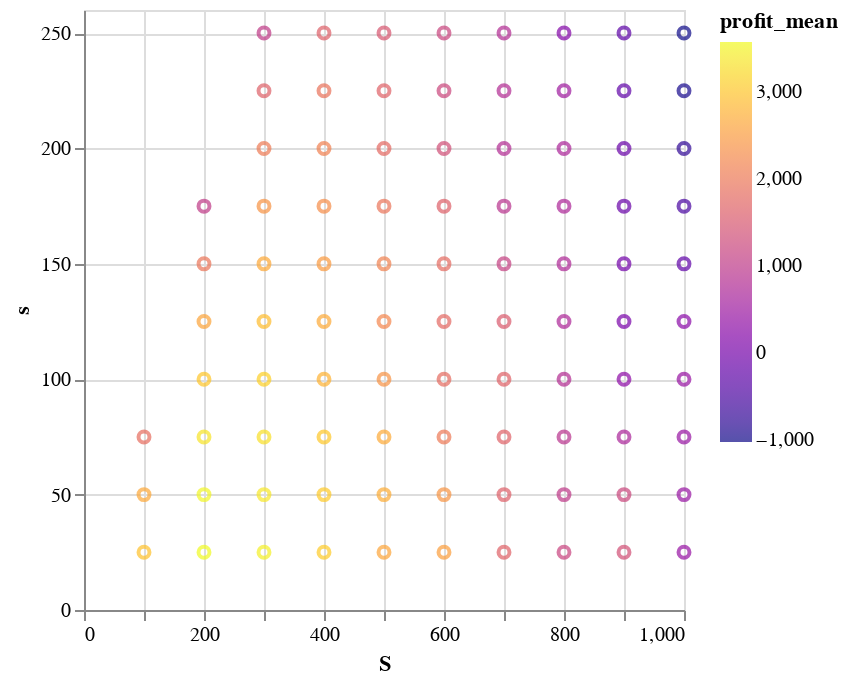

Notebook code cell kept with this figure:
### Code cell
# using PyPlot
# using PyCall 

using VegaLite
df |> @vlplot(:point, x=:S, y=:s, color={:profit_mean, scale={scheme=:plasma}})

# scatter(df.S[more500],
#         df.s[more500], 
#         c=df.profit_mean[more500] )
# xlabel("S - target wharehouse stock ")
# ylabel("s - reorder point")
# colorbar()
# title("Profits")

# scatter(df.S[Not(more500)],
#         df.s[Not(more500)], 
#         c="gray")
# show()

### Figure 1 — Vega-Lite specification as saved in the notebook (floating-point values rounded to 4 significant figures)
{"data": {"values": [{"N": 100, "S": 100, "lost_mean": 216.7, "lost_std": 86.95, "m": 90, "profit_mean": 2971.0, "profit_std": 188.0, "s": 25}, {"N": 100, "S": 200, "lost_mean": 118.9, "lost_std": 62.05, "m": 90, "profit_mean": 3580.0, "profit_std": 143.2, "s": 25}, {"N": 100, "S": 300, "lost_mean": 81.2, "lost_std": 61.19, "m": 90, "profit_mean": 3488.0, "profit_std": 233.7, "s": 25}, {"N": 100, "S": 400, "lost_mean": 60.11, "lost_std": 45.89, "m": 90, "profit_mean": 3081.0, "profit_std": 179.8, "s": 25}, {"N": 100, "S": 500, "lost_mean": 50.72, "lost_std": 46.58, "m": 90, "profit_mean": 2631.0, "profit_std": 167.0, "s": 25}, {"N": 100, "S": 600, "lost_mean": 34.57, "lost_std": 38.67, "m": 90, "profit_mean": 2547.0, "profit_std": 258.5, "s": 25}, {"N": 100, "S": 700, "lost_mean": 33.52, "lost_std": 31.95, "m": 90, "profit_mean": 1684.0, "profit_std": 168.9, "s": 25}, {"N": 100, "S": 800, "lost_mean": 32.05, "lost_std": 34.97, "m": 90, "profit_mean": 1201.0, "profit_std": 281.2, "s": 25}, {"N": 100, "S": 900, "lost_mean": 30.45, "lost_std": 37.83, "m": 90, "profit_mean": 1367.0, "profit_std": 302.6, "s": 25}, {"N": 100, "S": 1000, "lost_mean": 24.22, "lost_std": 28.8, "m": 90, "profit_mean": 419.8, "profit_std": 221.2, "s": 25}, {"N": 100, "S": 100, "lost_mean": 118.7, "lost_std": 73.55, "m": 90, "profit_mean": 2661.0, "profit_std": 141.7, "s": 50}, {"N": 100, "S": 200, "lost_mean": 49.21, "lost_std": 49.33, "m": 90, "profit_mean": 3534.0, "profit_std": 159.4, "s": 50}, {"N": 100, "S": 300, "lost_mean": 44.28, "lost_std": 55.6, "m": 90, "profit_mean": 3395.0, "profit_std": 188.3, "s": 50}, {"N": 100, "S": 400, "lost_mean": 37.86, "lost_std": 48.18, "m": 90, "profit_mean": 3061.0, "profit_std": 190.9, "s": 50}, {"N": 100, "S": 500, "lost_mean": 21.04, "lost_std": 31.87, "m": 90, "profit_mean": 2722.0, "profit_std": 214.7, "s": 50}, {"N": 100, "S": 600, "lost_mean": 16.11, "lost_std": 27.83, "m": 90, "profit_mean": 2407.0, "profit_std": 282.1, "s": 50}, {"N": 100, "S": 700, "lost_mean": 20.11, "lost_std": 29.27, "m": 90, "profit_mean": 1643.0, "profit_std": 171.3, "s": 50}, {"N": 100, "S": 800, "lost_mean": 18.19, "lost_std": 32.82, "m": 90, "profit_mean": 1014.0, "profit_std": 189.3, "s": 50}, {"N": 100, "S": 900, "lost_mean": 13.63, "lost_std": 25.36, "m": 90, "profit_mean": 1232.0, "profit_std": 324.8, "s": 50}, {"N": 100, "S": 1000, "lost_mean": 9.96, "lost_std": 26.5, "m": 90, "profit_mean": 435.8, "profit_std": 259.2, "s": 50}, {"N": 100, "S": 100, "lost_mean": 74.03, "lost_std": 56.15, "m": 90, "profit_mean": 1855.0, "profit_std": 251.1, "s": 75}, {"N": 100, "S": 200, "lost_mean": 24.44, "lost_std": 32.93, "m": 90, "profit_mean": 3346.0, "profit_std": 164.2, "s": 75}, {"N": 100, "S": 300, "lost_mean": 14.97, "lost_std": 26.36, "m": 90, "profit_mean": 3300.0, "profit_std": 171.8, "s": 75}, {"N": 100, "S": 400, "lost_mean": 6.17, "lost_std": 14.59, "m": 90, "profit_mean": 3036.0, "profit_std": 209.7, "s": 75}, {"N": 100, "S": 500, "lost_mean": 7.34, "lost_std": 24.49, "m": 90, "profit_mean": 2687.0, "profit_std": 239.6, "s": 75}, {"N": 100, "S": 600, "lost_mean": 9.68, "lost_std": 26.74, "m": 90, "profit_mean": 2028.0, "profit_std": 263.9, "s": 75}, {"N": 100, "S": 700, "lost_mean": 7.85, "lost_std": 21.54, "m": 90, "profit_mean": 1679.0, "profit_std": 207.2, "s": 75}, {"N": 100, "S": 800, "lost_mean": 11.43, "lost_std": 24.39, "m": 90, "profit_mean": 914.7, "profit_std": 153.5, "s": 75}, {"N": 100, "S": 900, "lost_mean": 4.52, "lost_std": 15.27, "m": 90, "profit_mean": 682.5, "profit_std": 436.0, "s": 75}, {"N": 100, "S": 1000, "lost_mean": 3.27, "lost_std": 14.69, "m": 90, "profit_mean": 439.7, "profit_std": 268.4, "s": 75}, {"N": 100, "S": 200, "lost_mean": 20.08, "lost_std": 32.72, "m": 90, "profit_mean": 3020.0, "profit_std": 160.1, "s": 100}, {"N": 100, "S": 300, "lost_mean": 5.76, "lost_std": 15.63, "m": 90, "profit_mean": 3120.0, "profit_std": 168.2, "s": 100}, {"N": 100, "S": 400, "lost_mean": 6.26, "lost_std": 17.33, "m": 90, "profit_mean": 2795.0, "profit_std": 187.5, "s": 100}, {"N": 100, "S": 500, "lost_mean": 5.26, "lost_std": 26.62, "m": 90, "profit_mean": 2386.0, "profit_std": 263.1, "s": 100}, {"N": 100, "S": 600, "lost_mean": 2.97, "lost_std": 13.15, "m": 90, "profit_mean": 1829.0, "profit_std": 170.4, "s": 100}, {"N": 100, "S": 700, "lost_mean": 0.49, "lost_std": 2.714, "m": 90, "profit_mean": 1684.0, "profit_std": 251.0, "s": 100}, {"N": 100, "S": 800, "lost_mean": 5.79, "lost_std": 19.28, "m": 90, "profit_mean": 814.1, "profit_std": 186.5, "s": 100}, {"N": 100, "S": 900, "lost_mean": 2.51, "lost_std": 7.849, "m": 90, "profit_mean": 293.4, "profit_std": 355.2, "s": 100}, {"N": 100, "S": 1000, "lost_mean": 2.53, "lost_std": 12.01, "m": 90, "profit_mean": 428.7, "profit_std": 255.3, "s": 100}, {"N": 100, "S": 200, "lost_mean": 9.32, "lost_std": 21.77, "m": 90, "profit_mean": 2615.0, "profit_std": 187.4, "s": 125}, {"N": 100, "S": 300, "lost_mean": 2.89, "lost_std": 12.87, "m": 90, "profit_mean": 2913.0, "profit_std": 175.1, "s": 125}, {"N": 100, "S": 400, "lost_mean": 4.37, "lost_std": 18.41, "m": 90, "profit_mean": 2680.0, "profit_std": 174.4, "s": 125}, {"N": 100, "S": 500, "lost_mean": 3.27, "lost_std": 18.35, "m": 90, "profit_mean": 2228.0, "profit_std": 205.3, "s": 125}, {"N": 100, "S": 600, "lost_mean": 0.92, "lost_std": 5.365, "m": 90, "profit_mean": 1772.0, "profit_std": 162.0, "s": 125}, {"N": 100, "S": 700, "lost_mean": 0.75, "lost_std": 6.127, "m": 90, "profit_mean": 1546.0, "profit_std": 273.8, "s": 125}, {"N": 100, "S": 800, "lost_mean": 2.17, "lost_std": 11.35, "m": 90, "profit_mean": 722.5, "profit_std": 207.4, "s": 125}, {"N": 100, "S": 900, "lost_mean": 1.94, "lost_std": 8.283, "m": 90, "profit_mean": 59.79, "profit_std": 220.4, "s": 125}, {"N": 100, "S": 1000, "lost_mean": 1.12, "lost_std": 8.36, "m": 90, "profit_mean": 268.2, "profit_std": 409.6, "s": 125}, {"N": 100, "S": 200, "lost_mean": 1.83, "lost_std": 7.364, "m": 90, "profit_mean": 1971.0, "profit_std": 248.2, "s": 150}, {"N": 100, "S": 300, "lost_mean": 2.02, "lost_std": 8.678, "m": 90, "profit_mean": 2672.0, "profit_std": 166.8, "s": 150}, {"N": 100, "S": 400, "lost_mean": 1.22, "lost_std": 6.332, "m": 90, "profit_mean": 2498.0, "profit_std": 185.3, "s": 150}, {"N": 100, "S": 500, "lost_mean": 0.56, "lost_std": 3.304, "m": 90, "profit_mean": 2149.0, "profit_std": 210.3, "s": 150}, {"N": 100, "S": 600, "lost_mean": 1.99, "lost_std": 10.52, "m": 90, "profit_mean": 1815.0, "profit_std": 190.3, "s": 150}, {"N": 100, "S": 700, "lost_mean": 0.28, "lost_std": 1.97, "m": 90, "profit_mean": 1135.0, "profit_std": 327.2, "s": 150}, {"N": 100, "S": 800, "lost_mean": 1.81, "lost_std": 10.05, "m": 90, "profit_mean": 737.3, "profit_std": 205.5, "s": 150}, {"N": 100, "S": 900, "lost_mean": 0.44, "lost_std": 3.211, "m": 90, "profit_mean": -37.01, "profit_std": 181.7, "s": 150}, {"N": 100, "S": 1000, "lost_mean": 1.6, "lost_std": 8.836, "m": 90, "profit_mean": -236.9, "profit_std": 504.6, "s": 150}, {"N": 100, "S": 200, "lost_mean": 3.27, "lost_std": 12.66, "m": 90, "profit_mean": 1035.0, "profit_std": 341.2, "s": 175}, {"N": 100, "S": 300, "lost_mean": 0.71, "lost_std": 3.718, "m": 90, "profit_mean": 2395.0, "profit_std": 204.6, "s": 175}, {"N": 100, "S": 400, "lost_mean": 1.75, "lost_std": 12.91, "m": 90, "profit_mean": 2298.0, "profit_std": 193.7, "s": 175}, {"N": 100, "S": 500, "lost_mean": 0.36, "lost_std": 3.6, "m": 90, "profit_mean": 1958.0, "profit_std": 253.7, "s": 175}, {"N": 100, "S": 600, "lost_mean": 0.67, "lost_std": 4.29, "m": 90, "profit_mean": 1650.0, "profit_std": 249.8, "s": 175}, {"N": 100, "S": 700, "lost_mean": 0.02, "lost_std": 0.2, "m": 90, "profit_mean": 917.8, "profit_std": 235.5, "s": 175}, {"N": 100, "S": 800, "lost_mean": 1.83, "lost_std": 11.84, "m": 90, "profit_mean": 726.0, "profit_std": 225.6, "s": 175}, {"N": 100, "S": 900, "lost_mean": 1.06, "lost_std": 10.6, "m": 90, "profit_mean": -147.6, "profit_std": 192.0, "s": 175}, {"N": 100, "S": 1000, "lost_mean": 1.49, "lost_std": 9.63, "m": 90, "profit_mean": -507.8, "profit_std": 447.0, "s": 175}, {"N": 100, "S": 300, "lost_mean": 0.68, "lost_std": 6.501, "m": 90, "profit_mean": 2052.0, "profit_std": 166.2, "s": 200}, {"N": 100, "S": 400, "lost_mean": 0.82, "lost_std": 5.342, "m": 90, "profit_mean": 2143.0, "profit_std": 205.2, "s": 200}, {"N": 100, "S": 500, "lost_mean": 0.79, "lost_std": 4.759, "m": 90, "profit_mean": 1773.0, "profit_std": 192.5, "s": 200}, {"N": 100, "S": 600, "lost_mean": 1.25, "lost_std": 7.63, "m": 90, "profit_mean": 1365.0, "profit_std": 268.6, "s": 200}, {"N": 100, "S": 700, "lost_mean": 0.72, "lost_std": 4.999, "m": 90, "profit_mean": 807.7, "profit_std": 167.1, "s": 200}, {"N": 100, "S": 800, "lost_mean": 0.33, "lost_std": 2.075, "m": 90, "profit_mean": 690.9, "profit_std": 228.5, "s": 200}, {"N": 100, "S": 900, "lost_mean": 0.38, "lost_std": 2.643, "m": 90, "profit_mean": -141.6, "profit_std": 207.5, "s": 200}, {"N": 100, "S": 1000, "lost_mean": 0.52, "lost_std": 5.2, "m": 90, "profit_mean": -772.4, "profit_std": 332.4, "s": 200}, {"N": 100, "S": 300, "lost_mean": 1.5, "lost_std": 7.679, "m": 90, "profit_mean": 1663.0, "profit_std": 212.2, "s": 225}, {"N": 100, "S": 400, "lost_mean": 0.7, "lost_std": 4.925, "m": 90, "profit_mean": 1931.0, "profit_std": 173.8, "s": 225}, {"N": 100, "S": 500, "lost_mean": 1.65, "lost_std": 13.06, "m": 90, "profit_mean": 1677.0, "profit_std": 206.9, "s": 225}, {"N": 100, "S": 600, "lost_mean": 2.13, "lost_std": 12.45, "m": 90, "profit_mean": 1233.0, "profit_std": 224.1, "s": 225}, {"N": 100, "S": 700, "lost_mean": 0.93, "lost_std": 6.245, "m": 90, "profit_mean": 808.2, "profit_std": 207.0, "s": 225}, {"N": 100, "S": 800, "lost_mean": 0.1, "lost_std": 1.0, "m": 90, "profit_mean": 534.7, "profit_std": 304.1, "s": 225}, {"N": 100, "S": 900, "lost_mean": 0.48, "lost_std": 4.071, "m": 90, "profit_mean": -243.1, "profit_std": 201.2, "s": 225}, {"N": 100, "S": 1000, "lost_mean": 1.32, "lost_std": 7.085, "m": 90, "profit_mean": -954.2, "profit_std": 197.8, "s": 225}, {"N": 100, "S": 300, "lost_mean": 0.4, "lost_std": 2.814, "m": 90, "profit_mean": 1027.0, "profit_std": 254.7, "s": 250}, {"N": 100, "S": 400, "lost_mean": 0.1, "lost_std": 1.0, "m": 90, "profit_mean": 1651.0, "profit_std": 172.6, "s": 250}, {"N": 100, "S": 500, "lost_mean": 0.21, "lost_std": 1.671, "m": 90, "profit_mean": 1489.0, "profit_std": 226.6, "s": 250}, {"N": 100, "S": 600, "lost_mean": 2.18, "lost_std": 13.83, "m": 90, "profit_mean": 1213.0, "profit_std": 196.8, "s": 250}, {"N": 100, "S": 700, "lost_mean": 1.76, "lost_std": 15.12, "m": 90, "profit_mean": 799.0, "profit_std": 176.6, "s": 250}, {"N": 100, "S": 800, "lost_mean": 0.03, "lost_std": 0.3, "m": 90, "profit_mean": 168.5, "profit_std": 342.2, "s": 250}, {"N": 100, "S": 900, "lost_mean": 0.96, "lost_std": 7.126, "m": 90, "profit_mean": -275.2, "profit_std": 195.9, "s": 250}, {"N": 100, "S": 1000, "lost_mean": 0, "lost_std": 0, "m": 90, "profit_mean": -1019.0, "profit_std": 171.7, "s": 250}]}, "encoding": {"color": {"field": "profit_mean", "scale": {"scheme": "plasma"}, "type": "quantitative"}, "x": {"field": "S", "type": "quantitative"}, "y": {"field": "s", "type": "quantitative"}}, "mark": "point"}
